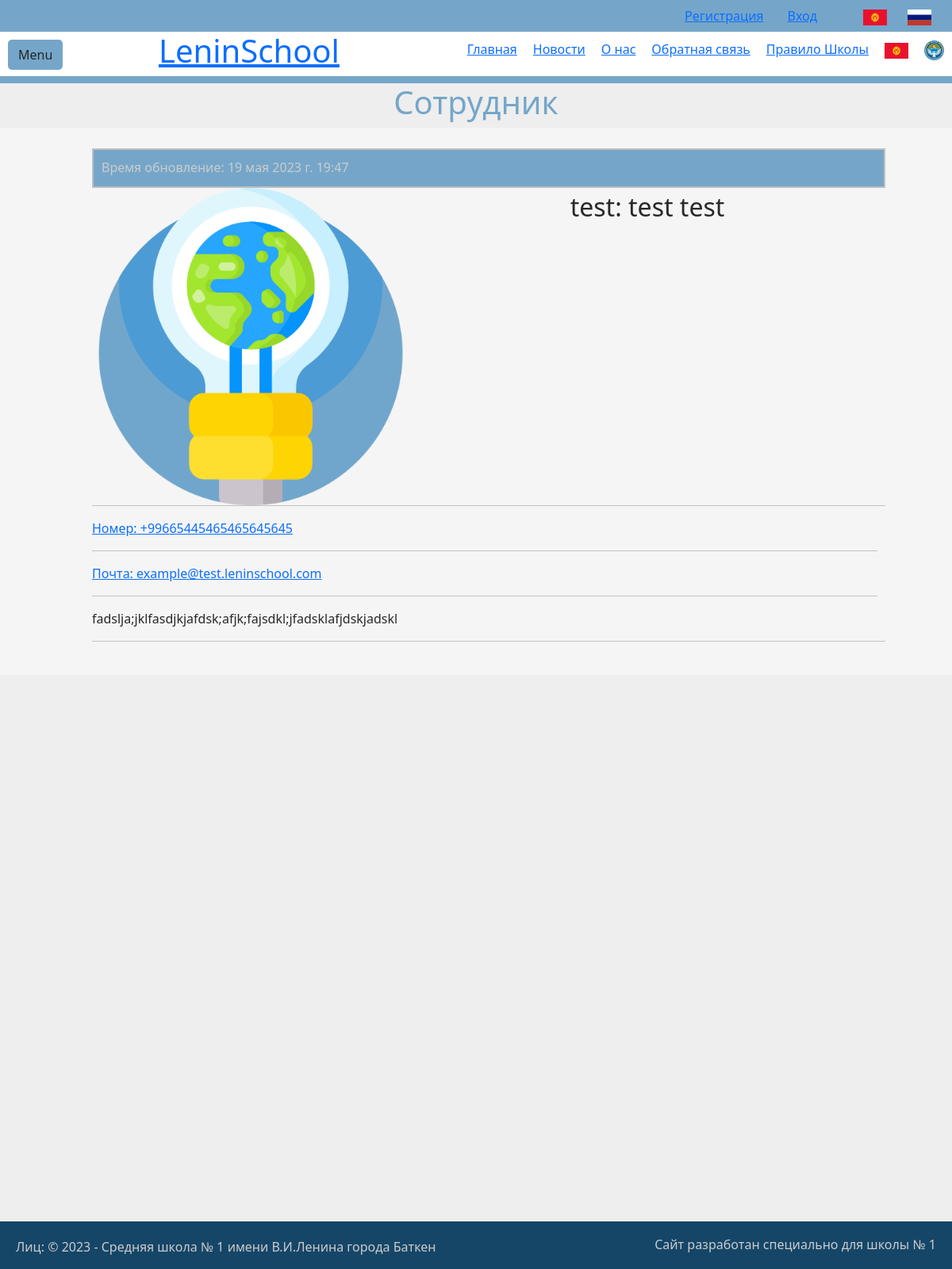
Screenshot of /employees/post/test-test/ with the database file from the repository.
### main/models.py (models this page shows, shortened)
class Employees(models.Model):
    name = models.CharField(verbose_name='Имя', max_length=255)
    surname = models.CharField(verbose_name='Фимилия', max_length=255)
    slug = models.SlugField(max_length=255, unique=True, db_index=True, verbose_name='URL')
    info = models.TextField(verbose_name='Контент', null=True)
    email = models.EmailField(verbose_name='Почта', max_length=255)
    phone = models.IntegerField(verbose_name='Номер телефона пр. (996701500422)')
    photo = models.ImageField(verbose_name='Фотография', upload_to='photos/employees/%Y/', null=True, blank=True)
    status = models.CharField(verbose_name='Статус', max_length=255)
    document = models.FileField(verbose_name='Документ в pdf формате', upload_to='documents/employees/%Y/%m/%d/',
                                null=True, blank=True,
                                validators=[FileExtensionValidator(allowed_extensions=['pdf', ])])
    time_create = models.DateTimeField(verbose_name='Время создание', auto_now_add=True)
    time_update = models.DateTimeField(verbose_name='Время обновление', auto_now=True)
    is_published = models.BooleanField(verbose_name='Публикация', default=True)
    class Meta:
        verbose_name = 'Сотрудники'
        verbose_name_plural = 'Сотрудники'
        ordering = ['id']

### main/views.py (the view)
# urls.py: path('employees/post/<slug:post_slug>/', show_post_employees, name='employees_post'),
def show_post_employees(request, post_slug):
    post = get_object_or_404(Employees, slug=post_slug)
    context = {
        'p': post,
        'menu': menu,
        'title': 'Сотрудник',
    }
    return render(request, 'main/show_post_employe.html', context=context)

### main/templates/main/show_post_employe.html (shortened to what this page needs)
{% extends 'layout.html' %}
{% load static %}
{% load main_tags %}
{% block content %}
<div class="employees">
    <ul class="table_employees">
        <li>
            <div class="top-block">
                <div class="time_update">
                    Время обновление: {{ p.time_update }}</div>
            </div>
            <div class="new_photo">
                {% if p.photo %}
                <p><img src="{{ p.photo.url }}" class="img-article-left" width="400px"></p>
                {% else %}
                <img src="{% static 'img/earth-hour.png' %}" width="400px">
                {% endif %}
            </div>
            <div class="employee_info">
                <div class="new_title">
                    {{ p.status }}: {{ p.name }} {{ p.surname }}
                    <hr>
                </div>
                <div class="new_content">
                    <div class="address_employee">
                        <a href="tel: +996{{ p.phone.url }}">Номер: +996{{ p.phone }}</a>
                        <hr>
                        <a href="mailto: {{ p.email.url }}">Почта: {{ p.email }}</a>
                    </div>
                    <hr>
                    <div class="info-employee">
                        {{ p.info }}
                    </div>
                </div>
            </div>
            <hr>
        </li>
    </ul>
</div>
{% endblock %}

### main/static/css/styles.css (style rules this page uses)
* { padding: 0; margin: 0; list-style: none; text-decoration: none; }
body { color: #000; height: auto; background-color: #eee; min-height: 1600px; }
@media (max-width: 1500px) { .table_employees li { width: 1000px; } }
.employees { color: #282828; min-height: 600px; }
.table_employees { overflow: hidden; height: 690px; background: whitesmoke; display: grid; }
.table_employees hr { width: 100%; }
.table_employees li { margin: auto; max-width: 1000px; min-height: 200px; background-color: whitesmoke; border-radius: 10px; }
.table_employees li img { float: left; }
.new_title { font-size: 2em; }
.new_content { float: none; width: 990px; padding: 0px; text-align: start; word-wrap: break-word; }
.new_photo { float: left; }
.top-block { display: block; width: 100%; height: 50px; background: #75a6c9; color: #ccc; border: 2px solid silver; padding-top: 10px; }
.time_update { float: left; margin: auto; margin-left: 10px; }

### rows the page displays
Employees: time_update "19 мая 2023 г. 19:47", status "test", name "test", surname "test", phone "65445465465645645", email "example@test.leninschool.com", info "fadslja;jklfasdjkjafdsk;afjk;fajsdkl;jfadsklafjdskjadskl"

### other values shown
{{ title }} "Сотрудник"
